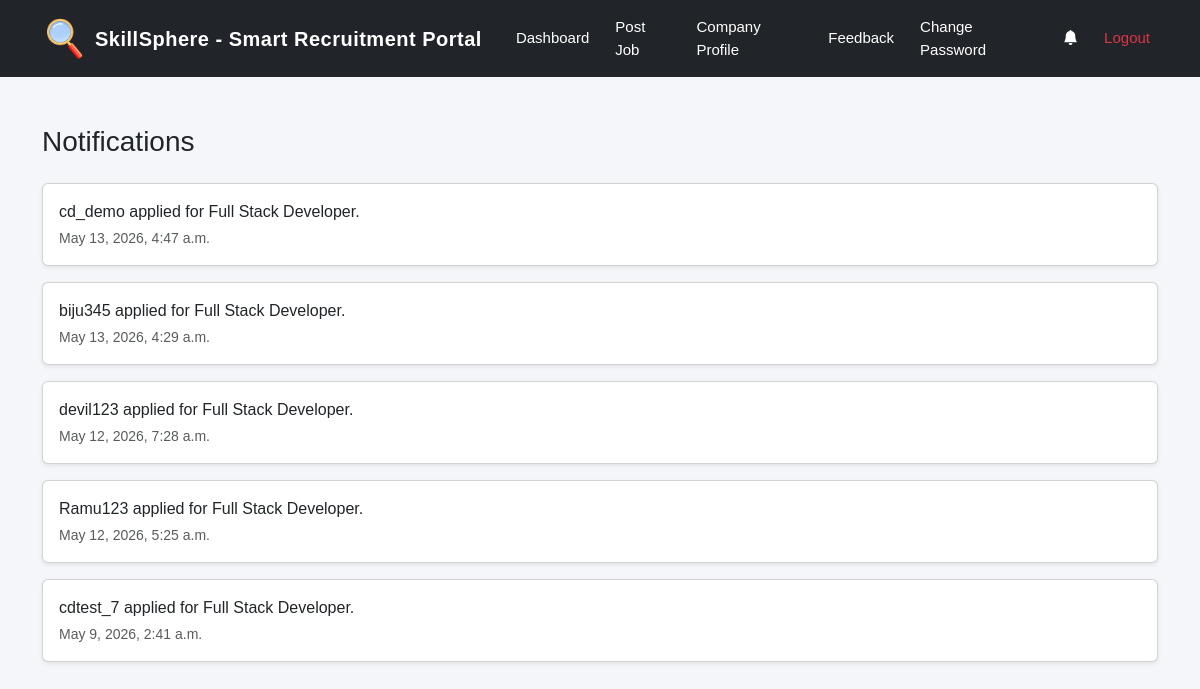
Screenshot of /notifications/ (signed in) with the database file from the repository.
### jobs/models.py (models this page shows, shortened)
class Notification(models.Model):
    user = models.ForeignKey(
        User,
        on_delete=models.CASCADE
    )
    message = models.CharField(
        max_length=255
    )
    created_at = models.DateTimeField(
        auto_now_add=True
    )
    is_read = models.BooleanField(
        default=False
    )

### jobs/views.py (the view)
# urls.py: path('notifications/',views.notifications,name='notifications'),
@login_required
def notifications(request):
    notifications = Notification.objects.filter(
        user=request.user
    ).order_by('-created_at')
    return render(
        request,
        'jobs/notifications.html',
        {
            'notifications': notifications
        }
    )

### jobs/templates/jobs/notifications.html
{% extends 'base.html' %}
{% block content %}
<div class="container mt-5">
<h3 class="mb-4">
Notifications
</h3>
{% for notification in notifications %}
<div class="card shadow-sm p-3 mb-3">
<p class="mb-1">
{{ notification.message }}
</p>
<small class="text-muted">
{{ notification.created_at }}
</small>
</div>
{% empty %}
<div class="alert alert-info">
No notifications available.
</div>
{% endfor %}
</div>
{% endblock %}

### jobs/templates/base.html (style rules this page uses)
body { background:#f4f6f9; font-family:Arial, sans-serif; }

### rows the page displays
Notification: message "cd_demo applied for Full Stack Developer.", created_at "May 13, 2026, 4:47 a.m."
Notification: message "biju345 applied for Full Stack Developer.", created_at "May 13, 2026, 4:29 a.m."
Notification: message "devil123 applied for Full Stack Developer.", created_at "May 12, 2026, 7:28 a.m."
Notification: message "Ramu123 applied for Full Stack Developer.", created_at "May 12, 2026, 5:25 a.m."
Notification: message "cdtest_7 applied for Full Stack Developer.", created_at "May 9, 2026, 2:41 a.m."
